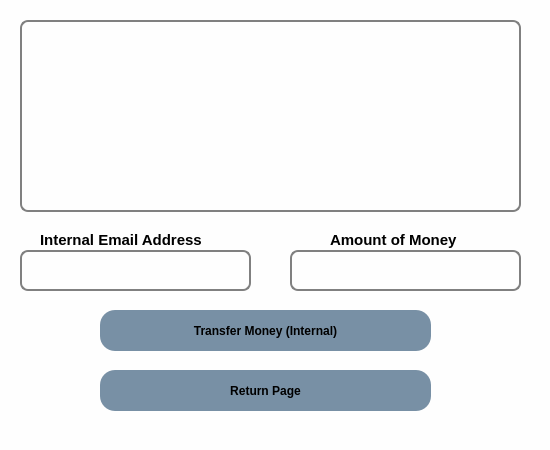
<?xml version="1.0" encoding="UTF-8"?>
<ui version="4.0">
 <class>Dialog</class>
 <widget class="QDialog" name="Dialog">
  <property name="geometry">
   <rect>
    <x>0</x>
    <y>0</y>
    <width>550</width>
    <height>450</height>
   </rect>
  </property>
  <property name="windowTitle">
   <string>Dialog</string>
  </property>
  <property name="styleSheet">
   <string notr="true">*
{
background:#fefefe;
}
#mainFrame {
border: 3px solid gray;
border-radius: 40px;
background: white;
}
QLineEdit {
padding: 1px;
border-style: solid;
border: 2px solid gray;
border-radius: 8px;
}

QPushButton
{
background: #7890a5;
border-radius:15px;
}

QPushButton:hover
{
color:#333;
border-radius:15px;
background:#49ebff;
}


QLabel {
font-weight: bold;
font-size: 15px;
}

QTextBrowser{
padding: 1px;
border-style: solid;
border: 2px solid gray;
border-radius: 8px;
}</string>
  </property>
  <widget class="QTextBrowser" name="text_browser_display">
   <property name="geometry">
    <rect>
     <x>20</x>
     <y>20</y>
     <width>501</width>
     <height>192</height>
    </rect>
   </property>
  </widget>
  <widget class="QPushButton" name="button_transfer_int">
   <property name="geometry">
    <rect>
     <x>100</x>
     <y>310</y>
     <width>331</width>
     <height>41</height>
    </rect>
   </property>
   <property name="font">
    <font>
     <weight>75</weight>
     <bold>true</bold>
    </font>
   </property>
   <property name="text">
    <string>Transfer Money (Internal)</string>
   </property>
  </widget>
  <widget class="QLineEdit" name="line_int_trans_email">
   <property name="geometry">
    <rect>
     <x>20</x>
     <y>250</y>
     <width>231</width>
     <height>41</height>
    </rect>
   </property>
  </widget>
  <widget class="QPushButton" name="button_return">
   <property name="geometry">
    <rect>
     <x>100</x>
     <y>370</y>
     <width>331</width>
     <height>41</height>
    </rect>
   </property>
   <property name="font">
    <font>
     <weight>75</weight>
     <bold>true</bold>
    </font>
   </property>
   <property name="text">
    <string>Return Page</string>
   </property>
  </widget>
  <widget class="QLineEdit" name="line_int_trans_money">
   <property name="geometry">
    <rect>
     <x>290</x>
     <y>250</y>
     <width>231</width>
     <height>41</height>
    </rect>
   </property>
  </widget>
  <widget class="QLabel" name="label_emailaddress">
   <property name="geometry">
    <rect>
     <x>40</x>
     <y>230</y>
     <width>181</width>
     <height>20</height>
    </rect>
   </property>
   <property name="text">
    <string>Internal Email Address</string>
   </property>
  </widget>
  <widget class="QLabel" name="label_amountmoney">
   <property name="geometry">
    <rect>
     <x>330</x>
     <y>230</y>
     <width>151</width>
     <height>20</height>
    </rect>
   </property>
   <property name="text">
    <string>Amount of Money</string>
   </property>
  </widget>
 </widget>
 <resources/>
 <connections/>
</ui>
